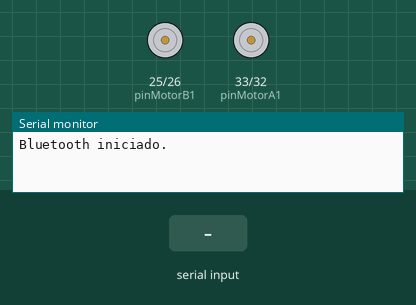
Recording of a sketch running on a simulated ESP32. On the bench: motor-driver pin pairs drawn as motors (green arrow = first pin HIGH = forward, orange = second pin HIGH = backward, longer = more drive), the last lines printed to the serial monitor. Inputs (shaded band) come from the test bench. Nothing arrives over Bluetooth unless stated.

Above: at 1.2 s.
1.3 s: "1" received over the second serial link
At 1.55 s:
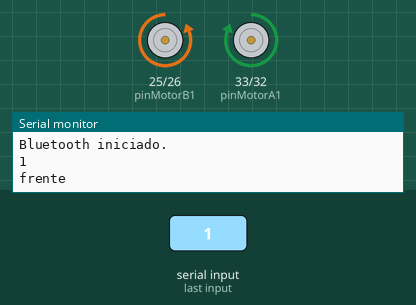
3.3 s: "2" received over the second serial link
At 3.55 s:
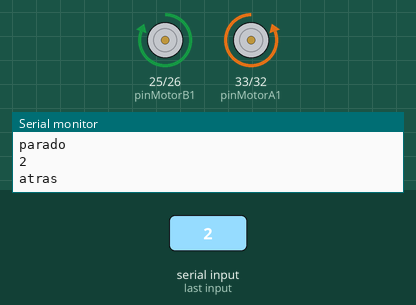
5.3 s: "3" received over the second serial link
At 5.6 s:
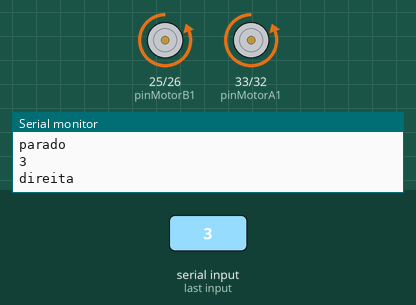
7.3 s: "4" received over the second serial link
At 7.55 s:
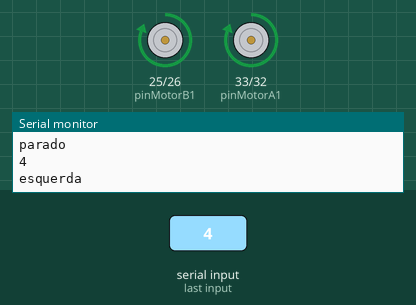
Timing chart, 0 to 10.3 s (numbered marks = the images above; inputs shaded):
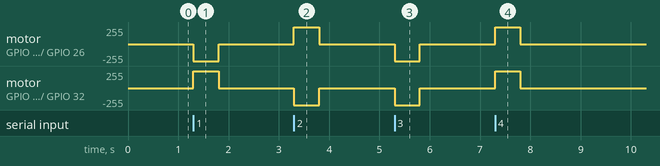

The sketch:

Robo_SUMO.ino
```cpp
#include <BluetoothSerial.h>

#define pinMotorA1 33
#define pinMotorA2 32
#define pinMotorB1 25
#define pinMotorB2 26

BluetoothSerial BT;

// Variáveis para controle de tempo sem delay
unsigned long tempoAnterior = 0;
unsigned long tempoDelay = 500; // Defina o tempo de atraso desejado em milissegundos
bool motorEmMovimento = false;

void setup() {
  Serial.begin(115200);
  if(!BT.begin("ESP32-BarrilDobrado")) {
    Serial.println("Erro ao iniciar Bluetooth!");
    while(1) {
      delay(1000); // Erro de Bluetooth - mantém no loop
    }
  }
  Serial.println("Bluetooth iniciado.");

  pinMode(pinMotorA1, OUTPUT);
  pinMode(pinMotorA2, OUTPUT);
  pinMode(pinMotorB1, OUTPUT);
  pinMode(pinMotorB2, OUTPUT);
}

void loop() {

  if (BT.available()) {
    char leitura = BT.read();
    Serial.println(leitura);

    switch (leitura) {
      case '1': frente(); break;
      case '2': atras(); break;
      case '3': esquerda(); break;
      case '4': direita(); break;
      default:
        Serial.println("Comando desconhecido.");
        break;
    }
  }

  // Verificar se o motor está em movimento e aguardar o tempo de delay
  if (motorEmMovimento && (millis() - tempoAnterior >= tempoDelay)) {
    stop();  // Parar o motor após o tempo definido
    motorEmMovimento = false;  // Resetar a flag de movimento
  }
}

void stop() {
  digitalWrite(pinMotorA1, LOW);
  digitalWrite(pinMotorA2, LOW);
  digitalWrite(pinMotorB1, LOW);
  digitalWrite(pinMotorB2, LOW);
  Serial.println("parado");
}

void frente() {
  Serial.println("frente");
  digitalWrite(pinMotorA1, HIGH);
  digitalWrite(pinMotorA2, LOW);
  digitalWrite(pinMotorB1, LOW);
  digitalWrite(pinMotorB2, HIGH);

  // Armazenar o tempo em que o movimento começou
  tempoAnterior = millis();
  motorEmMovimento = true;
}

void atras() {
  Serial.println("atras");
  digitalWrite(pinMotorA1, LOW);
  digitalWrite(pinMotorA2, HIGH);
  digitalWrite(pinMotorB1, HIGH);
  digitalWrite(pinMotorB2, LOW);

  // Armazenar o tempo em que o movimento começou
  tempoAnterior = millis();
  motorEmMovimento = true;
}

void esquerda() {
  Serial.println("direita");
  digitalWrite(pinMotorA1, LOW);
  digitalWrite(pinMotorA2, HIGH);
  digitalWrite(pinMotorB1, LOW);
  digitalWrite(pinMotorB2, HIGH);
  // Armazenar o tempo em que o movimento começou
  tempoAnterior = millis();
  motorEmMovimento = true;
}

void direita() {

  Serial.println("esquerda");
  digitalWrite(pinMotorA1, HIGH);
  digitalWrite(pinMotorA2, LOW);
  digitalWrite(pinMotorB1, HIGH);
  digitalWrite(pinMotorB2, LOW);

  // Armazenar o tempo em que o movimento começou
  tempoAnterior = millis();
  motorEmMovimento = true;
}
```

Measured:
- after the input at 1.3 s, motor on GPIO 25 (pinMotorB1) / GPIO 26 (pinMotorB2): stopped → backward 255/255 at once, → stopped 0.50 s later; motor on GPIO 33 (pinMotorA1) / GPIO 32 (pinMotorA2): stopped → forward 255/255 at once, → stopped 0.50 s later
- after the input at 3.3 s, motor on GPIO 25 (pinMotorB1) / GPIO 26 (pinMotorB2): stopped → forward 255/255 at once, → stopped 0.50 s later; motor on GPIO 33 (pinMotorA1) / GPIO 32 (pinMotorA2): stopped → backward 255/255 at once, → stopped 0.50 s later
- after the input at 5.3 s, motor on GPIO 25 (pinMotorB1) / GPIO 26 (pinMotorB2), motor on GPIO 33 (pinMotorA1) / GPIO 32 (pinMotorA2): stopped → backward 255/255 at once, → stopped 0.50 s later
- after the input at 7.3 s, motor on GPIO 25 (pinMotorB1) / GPIO 26 (pinMotorB2), motor on GPIO 33 (pinMotorA1) / GPIO 32 (pinMotorA2): stopped → forward 255/255 at once, → stopped 0.50 s later
